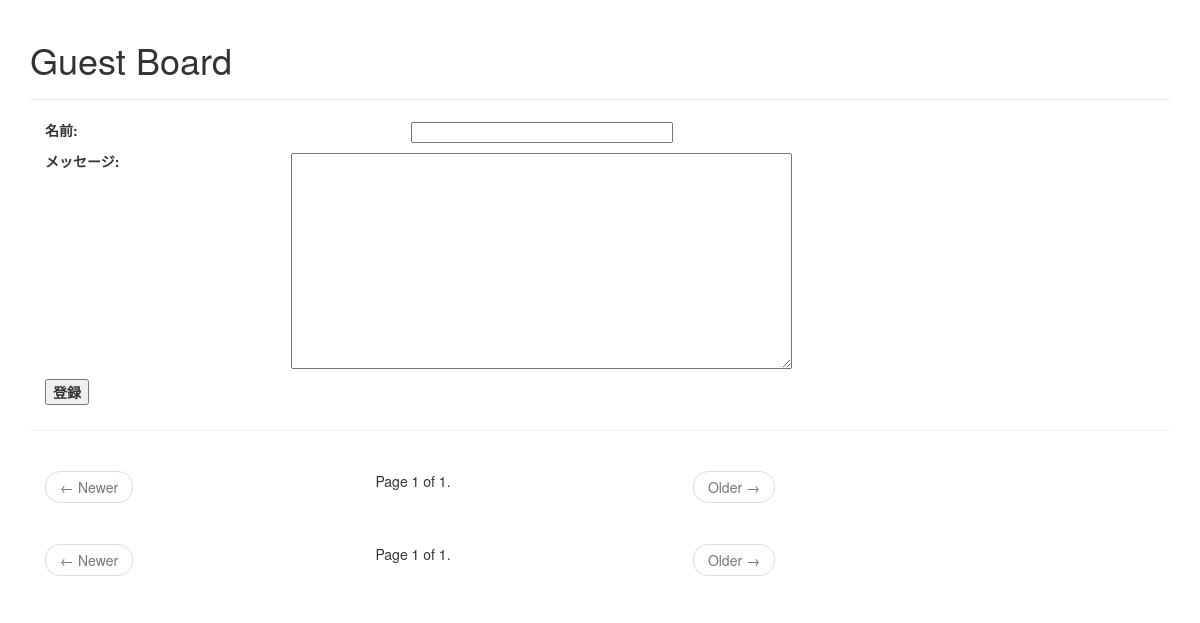
Before: /guestboard/ with the older database file.
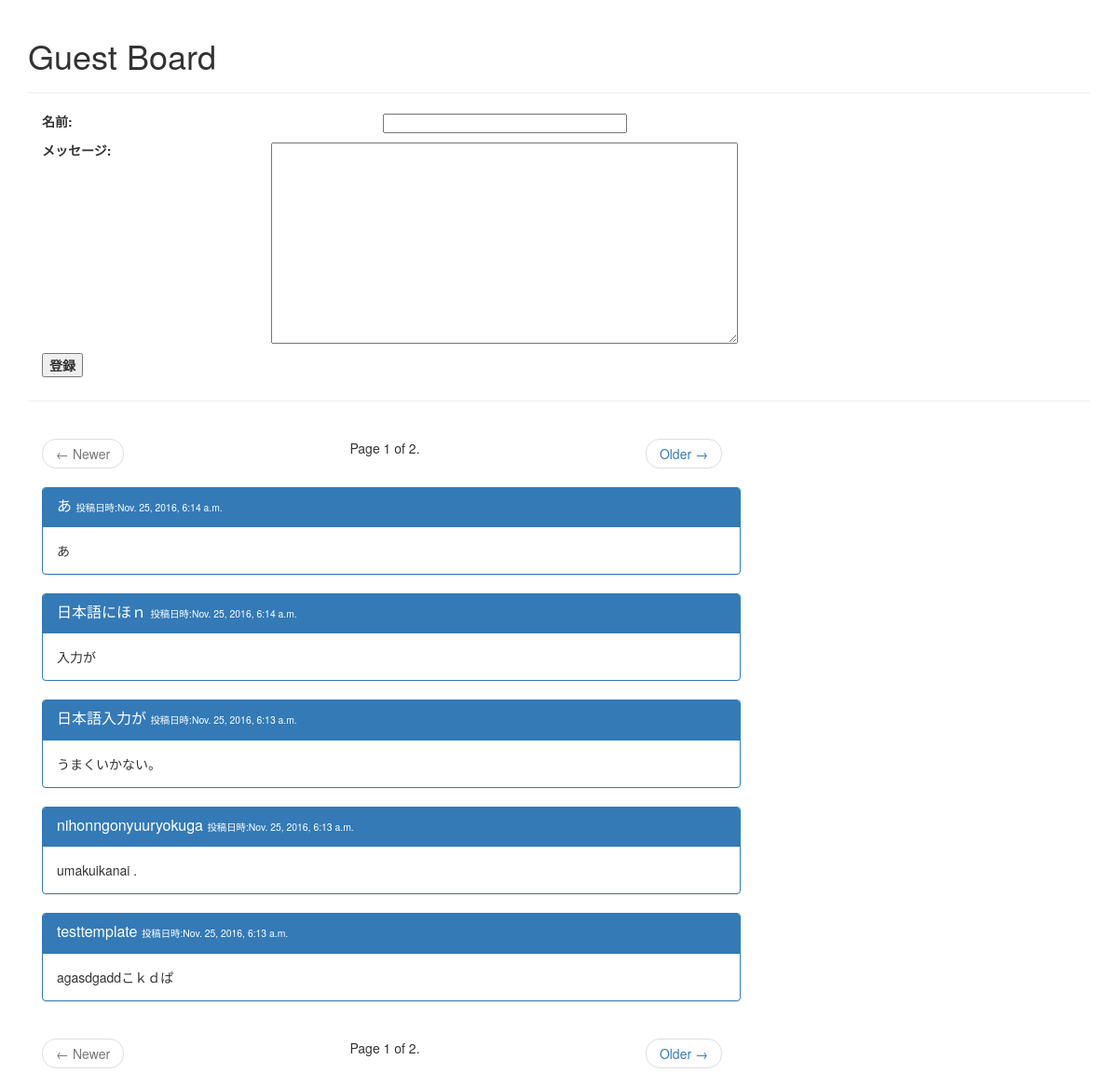
After: the same page with the newer database file.
### guestboard/models.py (models this page shows)
class Posting(models.Model):
    name = models.CharField(max_length=64,verbose_name="名前",help_text="あなたの名前")
    message = models.CharField(max_length=255,verbose_name="メッセージ",help_text="メッセージを入力してください")
    created_at = models.DateTimeField(auto_now_add=True,verbose_name="登録日時")

### guestboard/views.py (the view, shortened to what this page needs)
def index(request):
    form = PostingForm(request.POST or None)
    page = _get_page( Posting.objects.order_by('-id'), # 投稿を新しい順に並び替え
                     request.GET.get('page')) # GETクエリからページ番号を取得する ?
    contexts = {
        'form': form,
        'page': page,
    }
    return render(request, 'guestboard/index.html', contexts)

### guestboard/forms.py
class PostingForm(forms.ModelForm):
    class Meta:
        model = Posting
        fields = ('name','message')
        widgets = {
            'name': forms.TextInput(attrs={'size': 40}),
            'message': forms.Textarea(attrs={'cols':80, 'rows':20})
        }

### guestboard/views.py (called while the page is built)
def _get_page(list_, page_no, count=5):
    paginator = Paginator(list_, count)
    try:
        page = paginator.page(page_no)
    except (EmptyPage, PageNotAnInteger):
        page = paginator.page(1)
    return page

### guestboard/templates/guestboard/index.html (shortened to what this page needs)
{% extends 'guestboard/base.html' %}
{% block body %}
  <div class="page-header">
    <h1>Guest Board</h1>
  </div>
  <form action="{% url 'guestboard:index' %}" method="post">
    <div class="row">
      {% for field in form %}
        <div class="form-group">
          <div class="col-sm-10">
            <label class="col-sm-3 control-label">{{ field.label_tag }}</label>
            <label class="label col-sm-7">{{ field }}</label>
          </div>
        </div>
      {% endfor %}
      <div class="col-sm-10">
        <div class="form-group">
          <label class="col-sm-2 control-label"><input type="submit" class"btn btn-primary" value="登録"></label>
        </div>
      </div>
    </div>
  </form>
  <hr>
  {% include "pagination.html" %}
  <div class="container">
    <div class="row">
      <div class="col-sm-8">
        {% for posting in page %}
          <div class="panel panel-primary">
            <div class="panel-heading">
              <h3 class="panel-title">{{ posting.name }} <label class="small">投稿日時:{{ posting.created_at }}</label></h3>
            </div>
            <div class="panel-body">
              {{ posting.message }}
            </div>
          </div>
        {% endfor %}
      </div>
    </div>
  </div>
  {% include "pagination.html" %}
{% endblock %}

### guestboard/templates/guestboard/base.html (shortened to what this page needs)
<!doctype html>
<html>
{% load staticfiles %}
<head lang="ja">
  {% block css %}
    <link rel="stylesheet" href="//maxcdn.bootstrapcdn.com/bootstrap/3.3.5/css/bootstrap.min.css">
    <link rel="stylesheet" href="{% static 'css/common.css' %}" >
  {% endblock %}
</head>
<body>
  <div class="container">
    {% block body %}
    {% endblock %}
  </div>
</body>
</html>

### guestboard/templates/pagination.html
<nav class="col-sm-8">
  <ul class="pager">
    {% if page.has_previous %}
      <li class="previous">
        <a href="?page={{ page.previous_page_number }}"><span aria-hidden="true">&larr;</span> Newer</a>
      </li>
    {% else %}
      <li class="previous disabled">
        <a href="#"><span aria-hidden="true">&larr;</span> Newer</a>
      </li>
    {% endif %}
    <li>Page {{ page.number }} of {{ page.paginator.num_pages }}.</li>
    {% if page.has_next %}
      <li class="next">
        <a href="?page={{ page.next_page_number }}">Older <span aria-hidden="true">&rarr;</span></a>
      </li>
    {% else %}
      <li class="next disabled">
        <a href="#">Older <span aria-hidden="true">&rarr;</span></a>
      </li>
    {% endif %}
  </ul>
</nav>

Changed rows visible on the page:
added Posting: name "あ", created_at "Nov. 25, 2016, 6:14 a.m.", message "あ"
added Posting: name "日本語にほｎ", created_at "Nov. 25, 2016, 6:14 a.m.", message "入力が"
added Posting: name "日本語入力が", created_at "Nov. 25, 2016, 6:13 a.m.", message "うまくいかない。"
added Posting: name "nihonngonyuuryokuga", created_at "Nov. 25, 2016, 6:13 a.m.", message "umakuikanai ."
added Posting: name "testtemplate", created_at "Nov. 25, 2016, 6:13 a.m.", message "agasdgaddこｋｄぱ"
Other visible differences:
{{ page.paginator.num_pages }}: "1 1" → "2 2"
